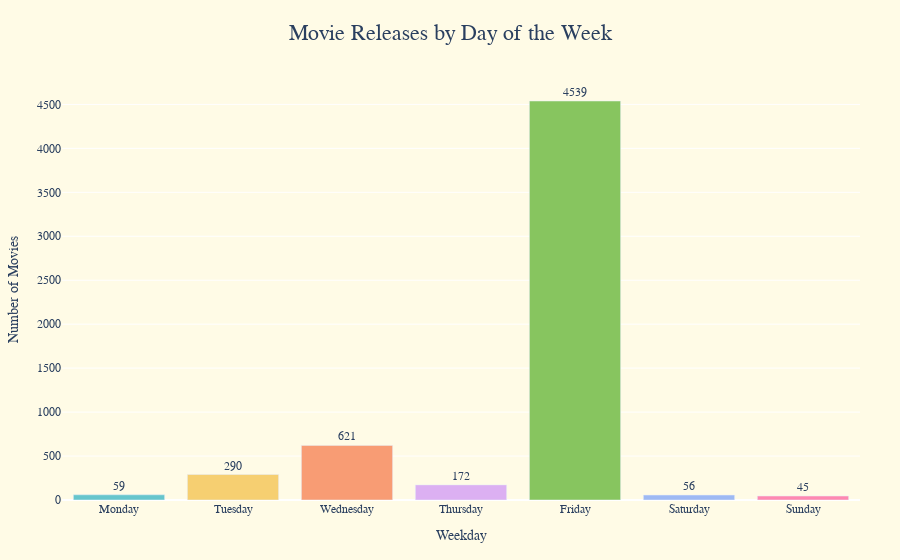

Write notebook code for a chart like this one.
### Markdown cell above
### *Weekly Movie Releases

### Code cell
# Define weekday order
weekday_order = ['Monday', 'Tuesday', 'Wednesday', 'Thursday', 'Friday', 'Saturday', 'Sunday']

# Group and sort
release_by_weekday = (
    budget_df['release_weekday']
    .value_counts()
    .reindex(weekday_order)
    .reset_index()
)
release_by_weekday.columns = ['Weekday', 'Movie Count']

# Print distribution
print("Movie Releases by Weekday:\n")
print(release_by_weekday)

# Plot
fig = px.bar(
    release_by_weekday,
    x='Weekday',
    y='Movie Count',
    title="Movie Releases by Day of the Week",
    color='Weekday',
    text='Movie Count',
    color_discrete_sequence=px.colors.qualitative.Pastel
)

fig.update_layout(
    title=dict(
        text="Movie Releases by Day of the Week",
        font=dict(size=22, family='Comic Sans MS'),
        x=0.5,  # Center the title
        xanchor='center'
    ),
    xaxis=dict(title='Weekday'),
    yaxis=dict(title='Number of Movies'),
    plot_bgcolor='#fffbe6',
    paper_bgcolor='#fffbe6',
    font=dict(family='Verdana'),
    margin=dict(l=60, r=40, t=80, b=60),
    showlegend=False
)

fig.update_traces(textposition='outside')
fig.show()

### Figure 1 — Plotly figure (JSON) as saved in the notebook; plotly's stock layout.template omitted (floating-point values rounded to 4 significant figures)
{"data": [{"alignmentgroup": "True", "hovertemplate": "Weekday=%{x}<br>Movie Count=%{text}<extra></extra>", "legendgroup": "Monday", "marker": {"color": "rgb(102, 197, 204)", "pattern": {"shape": ""}}, "name": "Monday", "offsetgroup": "Monday", "orientation": "v", "showlegend": true, "text": [59], "textposition": "outside", "type": "bar", "x": ["Monday"], "xaxis": "x", "y": [59], "yaxis": "y"}, {"alignmentgroup": "True", "hovertemplate": "Weekday=%{x}<br>Movie Count=%{text}<extra></extra>", "legendgroup": "Tuesday", "marker": {"color": "rgb(246, 207, 113)", "pattern": {"shape": ""}}, "name": "Tuesday", "offsetgroup": "Tuesday", "orientation": "v", "showlegend": true, "text": [290], "textposition": "outside", "type": "bar", "x": ["Tuesday"], "xaxis": "x", "y": [290], "yaxis": "y"}, {"alignmentgroup": "True", "hovertemplate": "Weekday=%{x}<br>Movie Count=%{text}<extra></extra>", "legendgroup": "Wednesday", "marker": {"color": "rgb(248, 156, 116)", "pattern": {"shape": ""}}, "name": "Wednesday", "offsetgroup": "Wednesday", "orientation": "v", "showlegend": true, "text": [621], "textposition": "outside", "type": "bar", "x": ["Wednesday"], "xaxis": "x", "y": [621], "yaxis": "y"}, {"alignmentgroup": "True", "hovertemplate": "Weekday=%{x}<br>Movie Count=%{text}<extra></extra>", "legendgroup": "Thursday", "marker": {"color": "rgb(220, 176, 242)", "pattern": {"shape": ""}}, "name": "Thursday", "offsetgroup": "Thursday", "orientation": "v", "showlegend": true, "text": [172], "textposition": "outside", "type": "bar", "x": ["Thursday"], "xaxis": "x", "y": [172], "yaxis": "y"}, {"alignmentgroup": "True", "hovertemplate": "Weekday=%{x}<br>Movie Count=%{text}<extra></extra>", "legendgroup": "Friday", "marker": {"color": "rgb(135, 197, 95)", "pattern": {"shape": ""}}, "name": "Friday", "offsetgroup": "Friday", "orientation": "v", "showlegend": true, "text": [4539], "textposition": "outside", "type": "bar", "x": ["Friday"], "xaxis": "x", "y": [4539], "yaxis": "y"}, {"alignmentgroup": "True", "hovertemplate": "Weekday=%{x}<br>Movie Count=%{text}<extra></extra>", "legendgroup": "Saturday", "marker": {"color": "rgb(158, 185, 243)", "pattern": {"shape": ""}}, "name": "Saturday", "offsetgroup": "Saturday", "orientation": "v", "showlegend": true, "text": [56], "textposition": "outside", "type": "bar", "x": ["Saturday"], "xaxis": "x", "y": [56], "yaxis": "y"}, {"alignmentgroup": "True", "hovertemplate": "Weekday=%{x}<br>Movie Count=%{text}<extra></extra>", "legendgroup": "Sunday", "marker": {"color": "rgb(254, 136, 177)", "pattern": {"shape": ""}}, "name": "Sunday", "offsetgroup": "Sunday", "orientation": "v", "showlegend": true, "text": [45], "textposition": "outside", "type": "bar", "x": ["Sunday"], "xaxis": "x", "y": [45], "yaxis": "y"}], "layout": {"barmode": "relative", "font": {"family": "Verdana"}, "legend": {"title": {"text": "Weekday"}, "tracegroupgap": 0}, "margin": {"b": 60, "l": 60, "r": 40, "t": 80}, "paper_bgcolor": "#fffbe6", "plot_bgcolor": "#fffbe6", "showlegend": false, "title": {"font": {"family": "Comic Sans MS", "size": 22}, "text": "Movie Releases by Day of the Week", "x": 0.5, "xanchor": "center"}, "xaxis": {"anchor": "y", "categoryarray": ["Monday", "Tuesday", "Wednesday", "Thursday", "Friday", "Saturday", "Sunday"], "categoryorder": "array", "domain": [0, 1], "title": {"text": "Weekday"}}, "yaxis": {"anchor": "x", "domain": [0, 1], "title": {"text": "Number of Movies"}}}}
